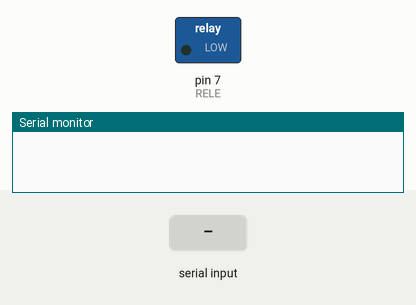
Simulated run of this sketch. Board: Arduino Mega 2560, built with avr-gcc and run on an emulated ATmega2560. Parts: switched loads named in the sketch (green lamp = pin HIGH), the last lines printed to the serial monitor. The inputs (shaded band) are chosen by the test bench.

Above: at 1.2 s.
1.3 s: "1" received over the second serial link
At 2.3 s:
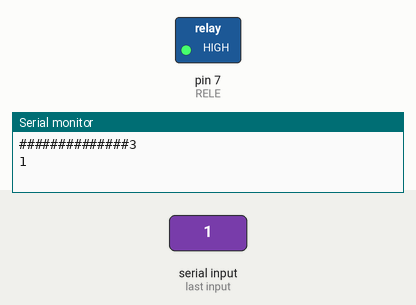
2.8 s: "0" received over the second serial link
At 3.4 s:
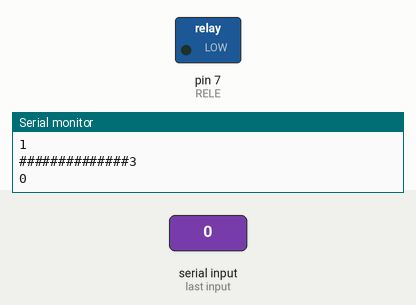
Timing chart, 0 to 5.8 s (numbered marks = the images above; inputs shaded):
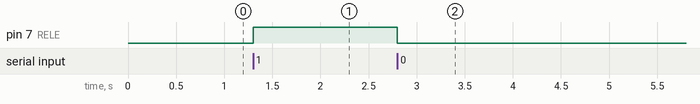

The sketch:

trab_bluetooth.ino
```cpp
#define RELE 7
#define RX 10
#define TX 11

#include <SoftwareSerial.h>

SoftwareSerial bluetooth = SoftwareSerial(RX, TX); // RX, TX

void setup() {
  Serial.begin(9600); // Configura a taxa de transferência em bits por segundo para transmissão serial
  pinMode(RELE,OUTPUT); // Inicializamos o pino 7 do relé como output
  digitalWrite(RELE,LOW); // Inicializa a chave como desligada
  bluetooth.begin(9600); // Inicializa a serial via software (Onde está conectado o nosso módulo bluetooth)
}

void verificaBluetooth(){ // Verifica se existe algum dado a ser lido da serial
  if (bluetooth.available() != 0){ // verifica se existem bytes a serem lidos da porta serial virtual
      Serial.println("##############3");
     char dados = bluetooth.read(); // Lê 1 byte da porta serial
     Serial.println(dados); // Mostra esse dado lido na porta serial
     if (dados=='0'){ // Se o byte lido for igual a 0
       digitalWrite(RELE,LOW); // Desliga a chave
     }
     else{
        if (dados=='1'){ // Se o byte lido for igual a 1
          digitalWrite(RELE,HIGH); // Liga a chave e aciona a lampada
        }
     }
  }
}

void loop (){
  verificaBluetooth();
}
```

Measured:
- after the input at 1.3 s, pin 7 (RELE): LOW → HIGH at once
- after the input at 2.8 s, pin 7 (RELE): HIGH → LOW at once
